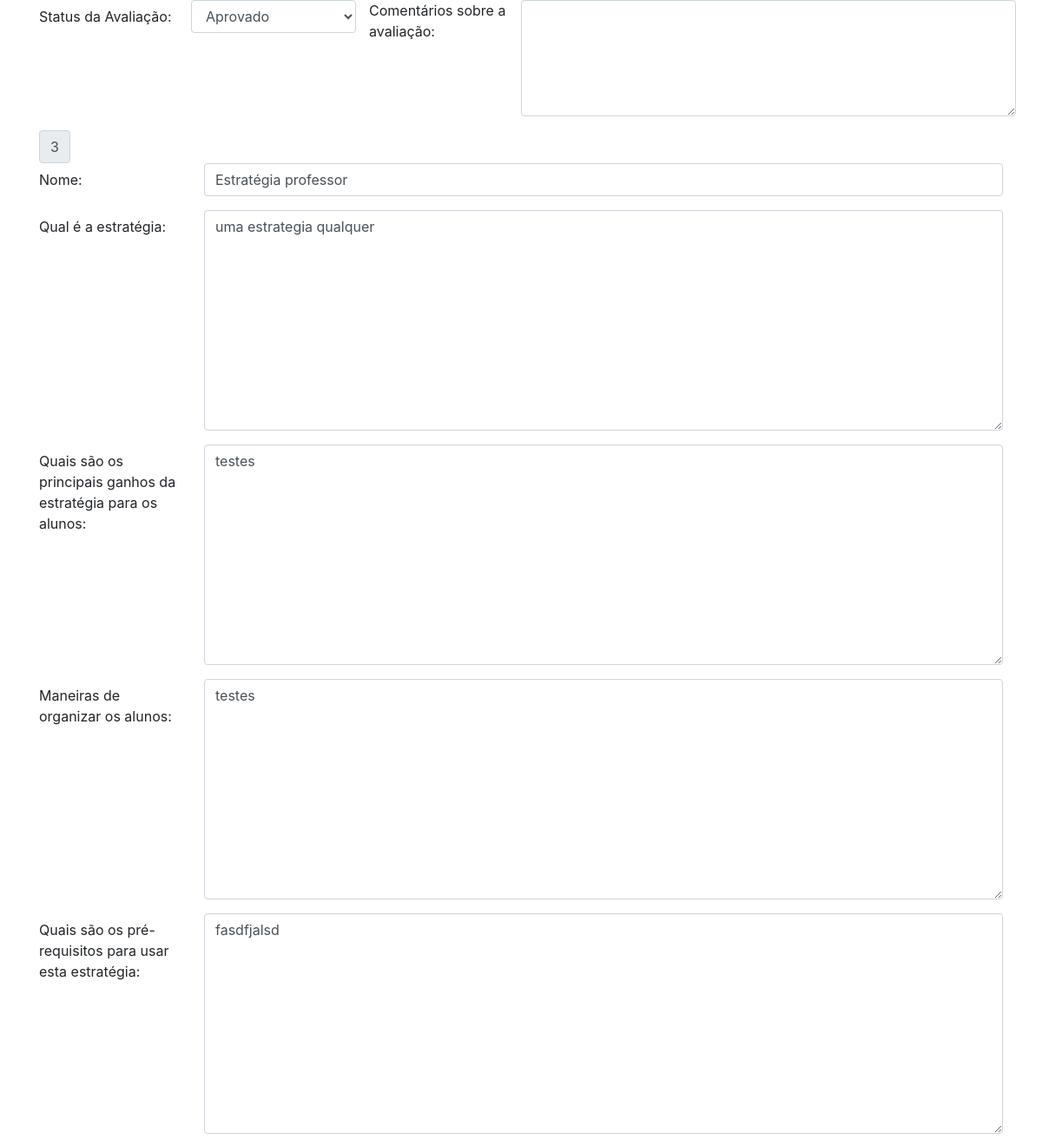
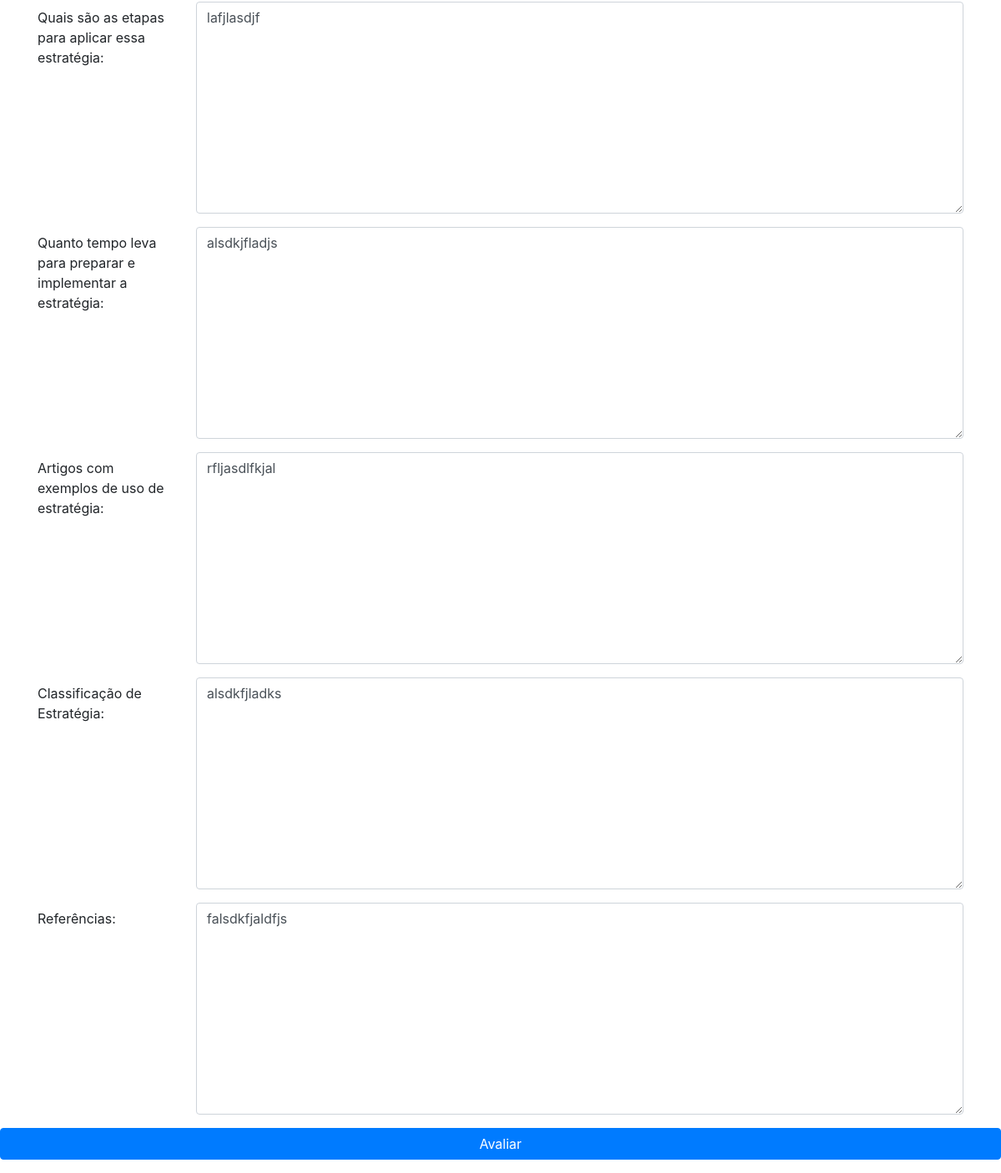
Screenshot of /avaliar.php?cod=3 with the database file from the repository (2 pictures, top to bottom).
### tables this page shows
CREATE TABLE `tb_estrategias` (
  `cod` int(11) NOT NULL,
  `nome` varchar(100) NOT NULL,
  `qual_estrategia` text NOT NULL,
  `principais_ganhos` text NOT NULL,
  `organizar_alunos` text NOT NULL,
  `etapas` text NOT NULL,
  `implementar_estrutura` text NOT NULL,
  `artigos` text NOT NULL,
  `classificacao` text NOT NULL,
  `referencias` text NOT NULL,
  `status_estrategia` int(11) DEFAULT NULL,
  `cod_usuario` int(11) DEFAULT NULL,
  `preRequisito` text NOT NULL,
  `comentario` text DEFAULT NULL
);

### conexao.php (called while the page is built, shortened)
<?php
class Conexao{
	private $host = 'localhost';
	private $bandoDados = 'opensmals';
	private $user = 'root';
	private $pass = '';
	public function conectar(){
		try{
			$bd = new PDO(
				"mysql:host=$this->host;dbname=$this->bandoDados",
				"$this->user",
				"$this->pass"
			);
			return $bd;
		} catch(PDOException $e){
			echo "erro ao conectar ao banco de dados".$e->getMessage();
		}
	}
}
?>

### dao/EstrategiaDaoMysql.php (called while the page is built, shortened)
<?php
require_once("class/Estrategia.php");
class EstrategiaDaoMysql implements EstrategiaDAO{
    private $conn;
    public function __construct(Conexao $conn){
        $this->conn = $conn->conectar();
    }
    public function findById($id){
        $sql = $this->conn->prepare("SELECT tb_estrategias.nome, tb_estrategias.qual_estrategia,
        tb_estrategias.principais_ganhos, tb_estrategias.organizar_alunos,
         tb_estrategias.etapas, tb_estrategias.implementar_estrutura, tb_estrategias.artigos,
          tb_estrategias.classificacao, tb_estrategias.referencias, tb_estrategias.preRequisito, tb_estrategias.status_estrategia FROM tb_estrategias WHERE tb_estrategias.cod = :cod");
        $sql->bindValue(":cod", $id);
        $sql->execute();
        if($sql->rowCount()>0){
            $dados = $sql->fetch();
            $e = new Estrategia();
            $e->setCod($id);
            $e->setNome($dados['nome']);
            $e->setQualEstrategia($dados['qual_estrategia']);
            $e->setPrincipaisGanhos($dados['principais_ganhos']);
            $e->setOrganizarAlunos($dados['organizar_alunos']);
            $e->setEtapas($dados['etapas']);
            $e->setImplementarEstrategia($dados['implementar_estrutura']);
            $e->setArtigo($dados['artigos']);
            $e->setClassificacao($dados['classificacao']);
            $e->setReferencia($dados['referencias']);
            $e->setPreRequisitos($dados['preRequisito']);
            $e->setStatus($dados['status_estrategia']);
            return $e;
        }
    }
}
?>

### class/Estrategia.php (called while the page is built, shortened)
<?php
class Estrategia {
    private $nome;
    private $qual_estrategia;
    private $principais_ganhos;
    private $organizar_alunos;
    private $etapas;
    private $implementar_estrategia;
    private $artigo;
    private $classificacao;
    private $referencia;
    private $preRequisitos;
    private $status;
    public function setPreRequisitos($x){$this->preRequisitos = $x;}
    public function getPreRequisitos(){return $this->preRequisitos;}
    public function setNome($x){
        $this->nome = $x;
    }
    public function getNome(){
        return $this->nome;
    }
    public function setQualEstrategia($x){
        $this->qual_estrategia = $x;
    }
    public function getQualEstrategia(){
        return $this->qual_estrategia;
    }
    public function setPrincipaisGanhos($x){
        $this->principais_ganhos = $x;
    }
    public function getPrincipaisGanhos(){
        return $this->principais_ganhos;
    }
    public function setOrganizarAlunos($x){
        $this->organizar_alunos = $x;
    }
    public function getOrganizarAlunos(){
        return $this->organizar_alunos;
    }
    public function setEtapas($x){
        $this->etapas = $x;
    }
    public function getEtapas(){
        return $this->etapas;
    }
    public function setImplementarEstrategia($x){
        $this->implementar_estrategia = $x;
    }
    public function getImplementarEstrategia(){
        return $this->implementar_estrategia;
    }
    public function setArtigo($x){
        $this->artigo = $x;
    }
    public function getArtigo(){
        return $this->artigo;
    }
    public function setClassificacao($x){
        return $this->classificacao = $x;
    }
    public function getClassificacao(){
        return $this->classificacao;
    }
    public function setReferencia($x){
        $this->referencia = $x;
    }
    public function getReferencia(){
        return $this->referencia;
    }
    public function setStatus($x){
        $this->status = $x;
    }
    public function getStatus(){
        return $this->status;
    }
}
?>

### avaliar.php (the view, shortened to what this page needs)
<?php
require("conexao.php");
require("dao/EstrategiaDaoMysql.php");
$conexao = new Conexao();
$estrategiaDao = new EstrategiaDaoMysql($conexao);
$estrategia = $estrategiaDao->findById($_GET['cod']);
?>
<!DOCTYPE html>
<html lang="pt-br">
  <head>
    <link rel="stylesheet" href="https://stackpath.bootstrapcdn.com/bootstrap/4.1.3/css/bootstrap.min.css">
  </head>
  <body>
    <div class="container">
        <form action="avaliar-estrategia.php" method="GET">
            <div class="form-group row">
                <label for="status_avaliacao" class="col-sm-2 col-form-label">Status da Avaliação: </label>
                <select name="status_estrategia" id="status_estrategia" class="form-control col-sm-2">
                <?php if($estrategia->getStatus() == 0): ?>
                    <option value="0">Não Avaliado</option>
                    <option value="1">Aprovado</option>
                    <option value="2">Não aprovado</option>
                    <option value="3">Necessito de mais informações</option>
                <?php elseif($estrategia->getStatus() == 1):?>
                    <option value="1">Aprovado</option>
                <?php endif;?>
                </select>
                <label for="comentarioStatus" class="col-sm-2">Comentários sobre a avaliação: </label>
                <textarea name="comentarioStatus" id="comentarioStatus" class="form-control col-sm-6" rows="5"></textarea>
            </div>
            <div class="input-group-prepend">
                <span class="input-group-text" name="cod"><?=$_GET['cod']?></span>
            </div>
            <div class="form-group row">
                <label for="nome" class="col-sm-2 col-form-label">Nome: </label>
                <div class="col-sm-10">
                <input type="text" class="form-control" placeholder="nome" name="nome" value="<?=$estrategia->getNome();?>">
                </div>
            </div>
            <div class="form-group row">
                <label for="qual-estrategia" class="col-sm-2 col-form-label">Qual é a estratégia:</label>
                <div class="col-sm-10">
                <textarea name="qual-estrategia" class="form-control" id="qual-estrategia" cols="30" rows="10" placeholder="Qual é a estratégia"><?=$estrategia->getQualEstrategia();?></textarea>
                </div>
            </div>
            <div class="form-group row">
                <label for="inputPassword3" class="col-sm-2 col-form-label">Quais são os principais ganhos da estratégia para os alunos: </label>
                <div class="col-sm-10">
                <textarea name="principais-ganhos" class="form-control" id="principais-ganhos" placeholder="Quais são os principais ganhos da estratégia para os alunos:" cols="30" rows="10"><?=$estrategia->getPrincipaisGanhos();?></textarea>
                </div>
            </div>
            <div class="form-group row">
                <label for="organizar-alunos" class="col-sm-2 col-form-label">Maneiras de organizar os alunos: </label>
                <div class="col-sm-10">
                <textarea name="organizar-alunos"  class="form-control" id="organizar-alunos" placeholder="Maneiras de organizar os alunos:" cols="30" rows="10"><?=$estrategia->getOrganizarAlunos()?></textarea>
                </div>
            </div>
            <div class="form-group row">
                <label for="pre-requisitos" class="col-sm-2 col-form-label">Quais são os pré-requisitos para usar esta estratégia: </label>
                <div class="col-sm-10">
                <textarea name="pre-requisitos"  class="form-control" id="pre-requisitos" placeholder="Quais são os pré-requisitos para usar esta estratégia:" cols="30" rows="10"><?=$estrategia->getPreRequisitos();?></textarea>
                </div>
            </div>
            <div class="form-group row">
                <label for="inputPassword3" class="col-sm-2 col-form-label">Quais são as etapas para aplicar essa estratégia: </label>
                <div class="col-sm-10">
                <textarea name="etapas" class="form-control" id="etapas" placeholder="Quais são as etapas para aplicar essa estratégia:" cols="30" rows="10"><?=$estrategia->getEtapas();?></textarea>
                </div>
            </div>
            <div class="form-group row">
                <label for="inputPassword3" class="col-sm-2 col-form-label">Quanto tempo leva para preparar e implementar a estratégia: </label>
                <div class="col-sm-10">
                <textarea name="implementar-estrategia" id="principais-ganhos" placeholder="Quanto tempo leva para preparar e implementar a estratégia:" class="form-control" cols="30" rows="10"><?=$estrategia->getImplementarEstrategia();?></textarea>
                </div>
            </div>
                <div class="form-group row">
                    <label for="inputPassword3" class="col-sm-2 col-form-label">Artigos com exemplos de uso de estratégia: </label>
                    <div class="col-sm-10">
                        <textarea name="artigo" id="artigo" placeholder="Artigos com exemplos de uso de estratégia:" class="form-control" cols="30" rows="10"><?=$estrategia->getArtigo()?></textarea>
                    </div>
                </div>
                <div class="form-group row">
                    <label for="inputPassword3" class="col-sm-2 col-form-label">Classificação de Estratégia: </label>
                    <div class="col-sm-10">
                        <textarea name="estrategia" id="estrategia" placeholder="Classificação de Estratégia:" class="form-control" cols="30" rows="10"><?=$estrategia->getClassificacao();?></textarea>
                    </div>
                </div>
                <div class="form-group row">
                    <label for="inputPassword3" class="col-sm-2 col-form-label">Referências: </label>
                    <div class="col-sm-10">
                        <textarea name="referencia" id="referencia" placeholder="Referências:" class="form-control" cols="30" rows="10"><?=$estrategia->getReferencia();?></textarea>
                    </div>
                </div>
            </div>
                <div class="form-group row">
                    <div class="col-sm-12">
                    <button type="submit" class="btn btn-primary btn-block">Avaliar</button>
                    </div>
                </div>
  </body>
</html>

### rows the page displays
tb_estrategias: status_estrategia "Aprovado", nome "Estratégia professor", qual-estrategia "uma estrategia qualquer", principais-ganhos "testes", organizar-alunos "testes", pre-requisitos "fasdfjalsd", etapas "lafjlasdjf", implementar-estrategia "alsdkjfladjs", artigo "rfljasdlfkjal", estrategia "alsdkfjladks", referencia "falsdkfjaldfjs"

### other values shown
$_GET['cod'] "3"
